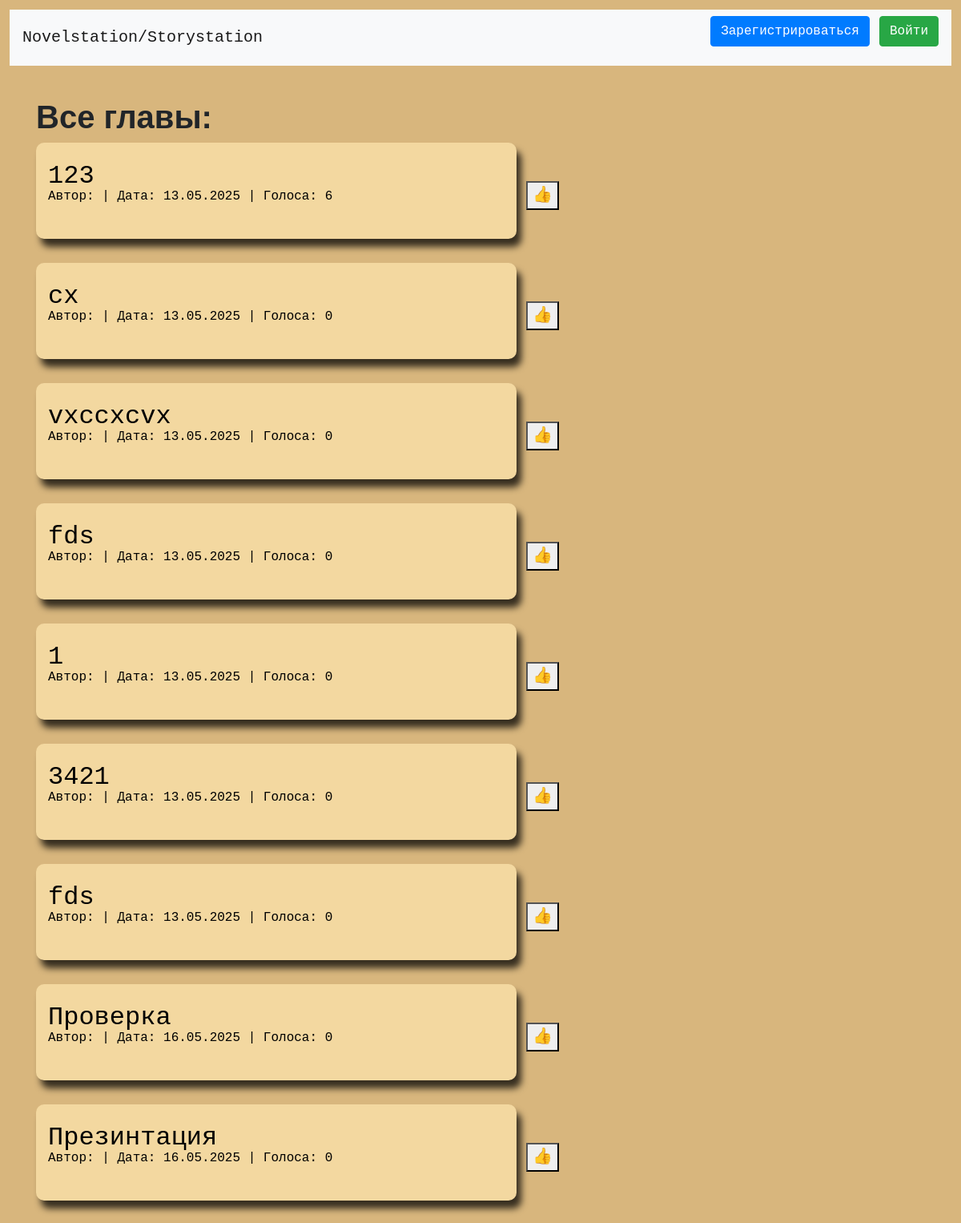
Before: / with the older database file.
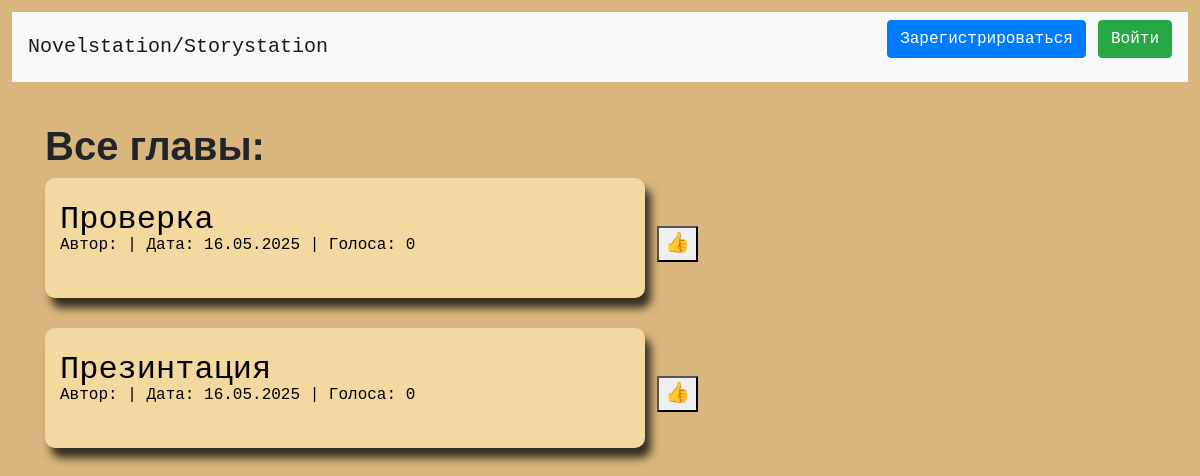
After: the same page with the newer database file.
### data/chapters.py (models this page shows)
class Chapter(SqlAlchemyBase, UserMixin):
    __tablename__ = 'chapters'
    id = Column(Integer, primary_key=True)
    author_id = Column(Integer, ForeignKey("users.id"))
    state = Column(Integer, default=0)  # 0-первая глава 1-продолжениеб 2-концовка
    votes = Column(Integer, default=0)
    date = Column(DateTime, default=datetime.utcnow)
    content = Column(Text, nullable=False, default='')
    title = Column(Text, nullable=False)
    next = Column(ARRAY(Integer), nullable=True, default=json.dumps([]))

### server.py (the view)
@app.route('/')
def index():
    db_sess = db_session.create_session()
    chapters = [char for char in db_sess.query(Chapter).all() if char.state == 0]
    return render_template('index.html', chapters=chapters, title='Лента')

### data/db_session.py (called while the page is built)
def create_session() -> Session:
    global __factory
    return __factory()

### templates/index.html (shortened to what this page needs)
{% extends "base.html" %}
{% block head %}
<link rel="stylesheet" href="../static/base.css">
{% endblock %}
{% block content %}
<br>
<h1>Все главы:</h1>
{% for chapter in chapters %}
    <a href="/read/{{ chapter.id }}">
        <button class="editorSheet" style='overflow: hidden; border-radius: 10px; min-height: 10vw; max-height: 20vw'>
            <h2 style="margin-bottom: -10px">{{ chapter.title|safe }}</h2>
            <div style="overflow-wrap: anywhere">
                <small style="margin-top: -10px">Автор: {{ current_user.name|safe }} | Дата: {{ chapter.date.strftime('%d.%m.%Y') }} | Голоса: {{ chapter.votes|safe }}</small>
            </div>
        </button>
    </a>
    <a href="/vote/{{ chapter.id }}{{index}}">
        <button class="vote-btn">👍</button>
    </a>
    <br>
    <br>
{% endfor %}
{% endblock %}

### templates/base.html (shortened to what this page needs)
<!doctype html>
<html lang="ru">
<head>
    <link rel="stylesheet"
          href="https://stackpath.bootstrapcdn.com/bootstrap/4.4.1/css/bootstrap.min.css"
>
    {% block head %}{% endblock %}
</head>
<body>
<header>
    <nav class="navbar navbar-light bg-light">
        <a class="navbar-brand" href="/">Novelstation/Storystation</a>
        {% if current_user.is_authenticated %}
        <form action="/personal/{{ current_user.id }}">
            <button style="font-size: 30px" type="text" required>🖋</button>
        </form>
        <a class="navbar-brand" href="/profile/{{ current_user.id }}">{{ current_user.name }}</a>
        {% else %}
        <p>
            <a class="btn btn-primary " href="/register">Зарегистрироваться</a>
            <a class="btn btn-success" href="/login">Войти</a>
        </p>
        {% endif %}
    </nav>
</header>
<main role="main" class="container">
    <div style="margin-top: 10px">
    {% block content %}{% endblock %}
    </div>
</main>
</body>
</html>

### static/base.css (style rules this page uses)
body { text-align: left; margin: 1vw; font-family: Courier New, Courier, sans-serif; font-size: 20px; background-color: #d8b67d; }
.editorSheet { width: 50vw; min-height: 100vw; margin-left: 0; border: 0 solid; text-align: left; background-color: #f3d8a0; -webkit-box-shadow: 6px 10px 9px 0 rgba(0, 0, 0, 0.75); -moz-box-shadow: 6px 10px 9px 0 rgba(0, 0, 0, 0.75); box-shadow: 6px 10px 9px 0 rgba(0, 0, 0, 0.75); padding: 15px; }
h1 { font-size: 40px; font-family: Tahoma, sans-serif; font-weight: 900; }

Changed rows visible on the page:
removed Chapter: title "123", date "13.05.2025", votes "6"
removed Chapter: title "cx", date "13.05.2025", votes "0"
removed Chapter: title "vxccxcvx", date "13.05.2025", votes "0"
removed Chapter: title "fds", date "13.05.2025", votes "0"
removed Chapter: title "1", date "13.05.2025", votes "0"
removed Chapter: title "3421", date "13.05.2025", votes "0"
removed Chapter: title "fds", date "13.05.2025", votes "0"
